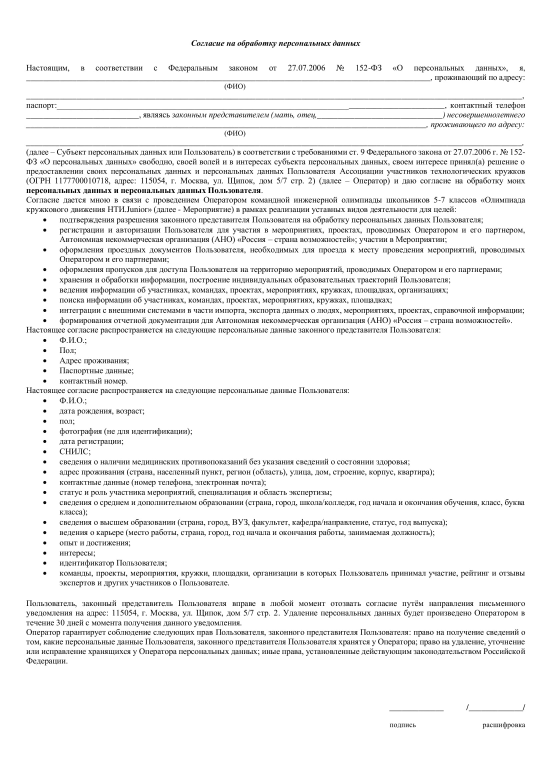
#> input picture default.jpg, 1654 x 2339 px, found by its file name (shown at 1/3 size)
$ python transform_original.py   (older library calls are emulated)
#> lines starting #> are read from the running program, lines starting #| are printed output that depends on the picture
import cv2
import cv2.xfeatures2d as cv # only for the new version
from matplotlib import pyplot as plt
import numpy as np

MIN_MATCH_COUNT = 10

img1 = cv2.imread('default.jpg',0)          # queryImage
#> img1 is the input picture: shape (2339, 1654); min 0, max 255, mean 241.2
img2 = cv2.imread('photos/IMG_2068_empty.jpg',0) # trainImage
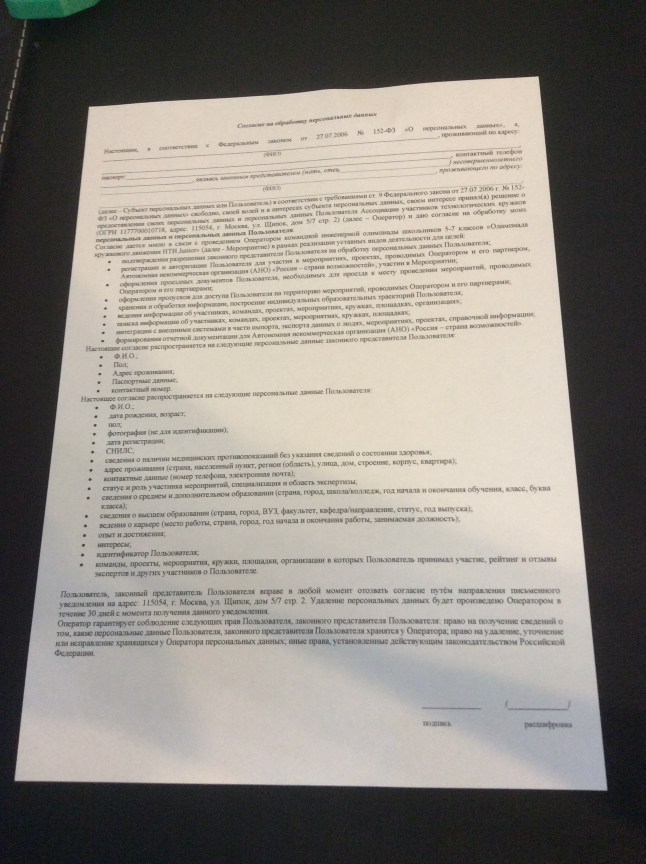
#> input picture photos/IMG_2068_empty.JPG, 1936 x 2592 px, found by its file name (shown at 1/3 size)
#> img2: shape (2592, 1936); min 0, max 231, mean 137.1

# resize images
def_h = 720 # TODO find the best. Maximaze delta matches between correct and wrong images
img1 = cv2.resize(img1, (int(def_h*2/3), def_h))
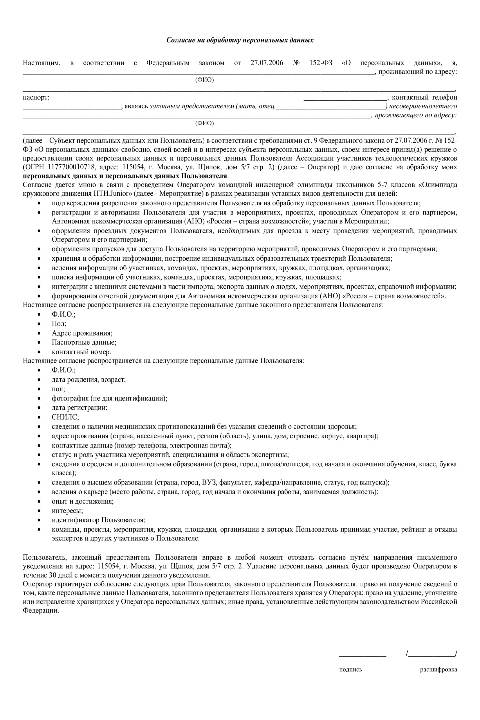
#> img1: shape (720, 480); min 0, max 255, mean 241.2
img2 = cv2.resize(img2, (int(def_h*2/3), def_h))
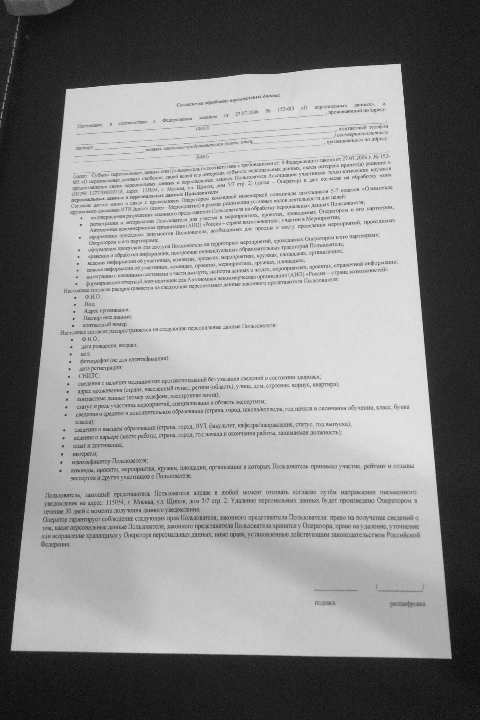
#> img2: shape (720, 480); min 3, max 228, mean 137

# Initiate SIFT detector
sift = cv.SIFT_create() # cv2.SIFT() - old version

# find the keypoints and descriptors with SIFT
kp1, des1 = sift.detectAndCompute(img2,None)
#> kp1 = 1582 keypoints; strongest (x, y, size): (376, 90, 42.3), (351, 116, 81.9), (113, 132, 76.1), (32, 633, 28.6)
kp2, des2 = sift.detectAndCompute(img1,None)
#> kp2 = 1635 keypoints; strongest (x, y, size): (225, 176, 2.1), (101, 176, 2.5), (296, 63, 1.9), (306, 464, 1.9)

FLANN_INDEX_KDTREE = 0
index_params = dict(algorithm = FLANN_INDEX_KDTREE, trees = 5)
search_params = dict(checks = 50)

flann = cv2.FlannBasedMatcher(index_params, search_params)

matches = flann.knnMatch(des1,des2,k=2)
#> matches = 1582 matches

# store all the good matches as per Lowe's ratio test.
good = []
for m,n in matches:
    if m.distance < 0.7*n.distance:
        good.append(m)
#> after the loop, good = 51 matches

if len(good)>MIN_MATCH_COUNT:
    src_pts = np.float32([ kp1[m.queryIdx].pt for m in good ]).reshape(-1,1,2)
#> src_pts = 51 rows, first 8: [72.46, 470.6], [72.46, 470.6], [74.68, 446.3], [76.16, 458.3], [78.69, 399.3], [82.16, 328.9], [89.24, 293.4], [92.1, 202.8]
    dst_pts = np.float32([ kp2[m.trainIdx].pt for m in good ]).reshape(-1,1,2)
#> dst_pts = 51 rows, first 8: [53.69, 286.5], [53.69, 286.5], [53.69, 286.5], [55.08, 244.6], [53.69, 286.5], [50.9, 300.7], [57.64, 309.3], [53.2, 180.9]

    M, mask = cv2.findHomography(src_pts, dst_pts, cv2.RANSAC,5.0)
#> M = [[1.64, 0.15, -122], [0.15, 1.8, -172.4], [0.000246, 0.000583, 1]]; mask = 51 values, max 1 at index 6, min 0 at index 0, mean 0.706
    matchesMask = mask.ravel().tolist()
#> matchesMask has the same summary as mask

    h,w = img1.shape
#> h = 720; w = 480
    pts = np.float32([ [0,0],[0,h-1],[w-1,h-1],[w-1,0] ]).reshape(-1,1,2)
#> pts = [[0, 0], [0, 719], [479, 719], [479, 0]]
    dst = cv2.perspectiveTransform(pts,M)
#> dst = [[-122, -172.4], [-9.75, 790.3], [502.9, 776.3], [594.8, -90.05]]

    cropped = cv2.warpPerspective(img2, M, (w, h))
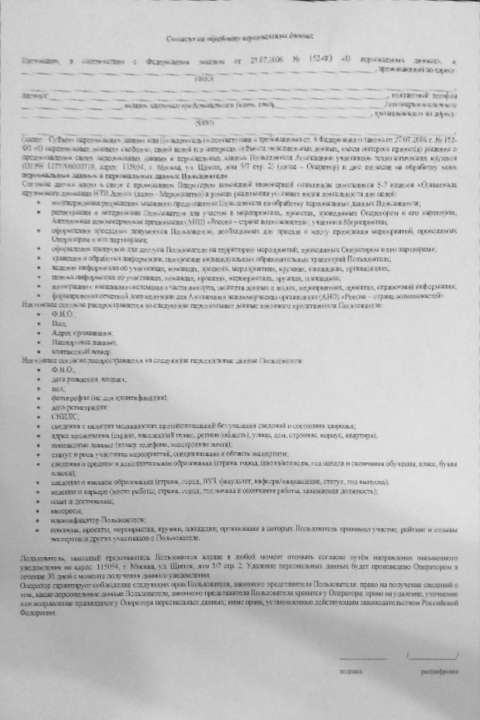
#> cropped: shape (720, 480); min 47, max 227, mean 194.2

    img2 = cv2.polylines(img2,[np.int32(dst)],True,255,3, cv2.LINE_AA)

else:
    print("Not enough matches are found - %d/%d" % (len(good),MIN_MATCH_COUNT))
    matchesMask = None

draw_params = dict(matchColor = (0,255,0), # draw matches in green color
                   singlePointColor = None,
                   matchesMask = matchesMask, # draw only inliers
                   flags = 2)
#> draw_params = 4 items

img3 = cv2.drawMatches(img1,kp1,img2,kp2,good,None,**draw_params)
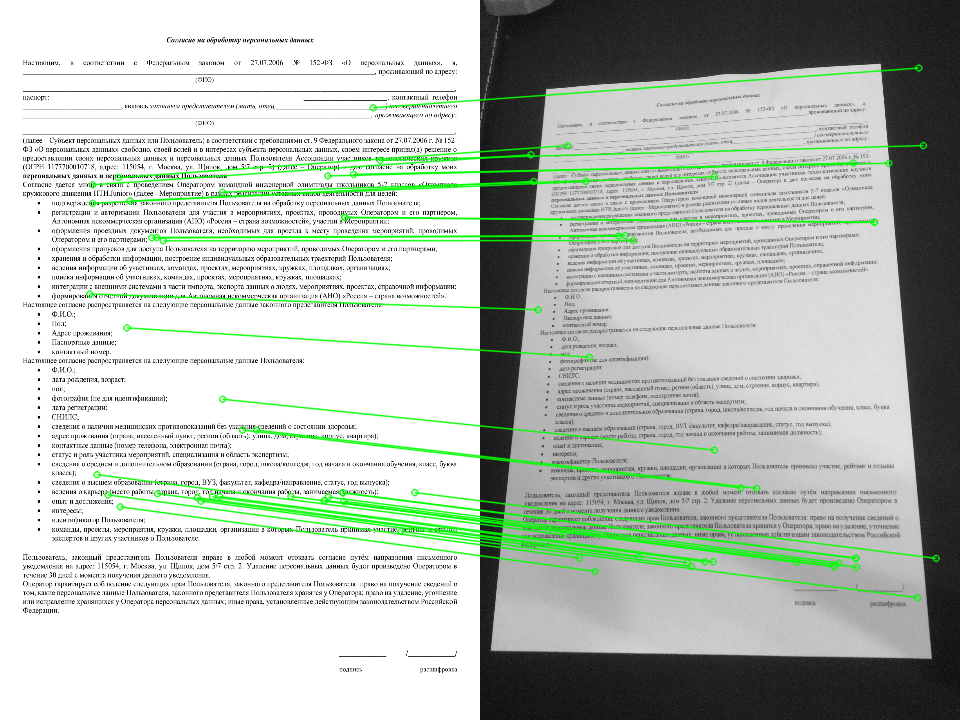
#> img3: shape (720, 960, 3); mean of channels 0, 1, 2 182.7, 190.9, 182.7; drawn as B, G, R

cv2.imshow('greay', img2)
cv2.imshow('cropped', cropped)
k = cv2.waitKey(0) & 0xff
#> (key Esc is pressed here)

print(len(good))
#| 51
